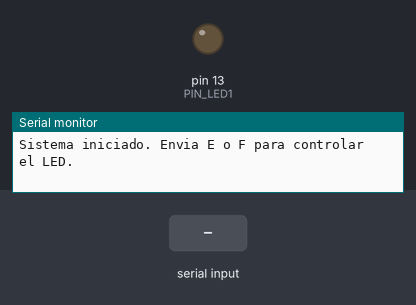
Bench run of a sketch on a simulated Arduino Uno, built with avr-gcc and run on an emulated ATmega328P. On the bench: output pins drawn as LEDs (lit = HIGH), the last lines printed to the serial monitor. The inputs (shaded band) are chosen by the test bench.

Above: at 1.2 s.
1.3 s: "E" received over Serial
At 1.9 s:
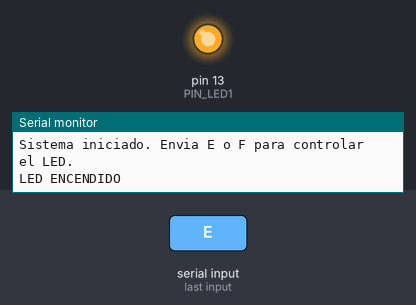
2.8 s: "F" received over Serial
At 4.2 s:
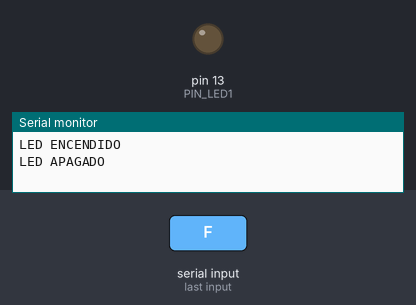
Timing chart, 0 to 5.8 s (numbered marks = the images above; inputs shaded):
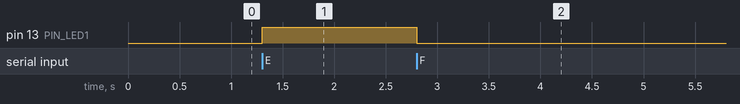

Measured:
- after the input at 1.3 s, pin 13 (PIN_LED1): LOW → HIGH at once
- after the input at 2.8 s, pin 13 (PIN_LED1): HIGH → LOW at once

The sketch:

Practica1.ino
```cpp
const int PIN_LED1 = 13;

void setup() {
  Serial.begin(9600);
  pinMode(PIN_LED1, OUTPUT);
  Serial.println("Sistema iniciado. Envia E o F para controlar el LED.");
}

void loop() {
  if (Serial.available() > 0) {
    char LeerCaracter = Serial.read();

    if (LeerCaracter == 'E') {
      digitalWrite(PIN_LED1, HIGH);
      Serial.println("LED ENCENDIDO");

    } else if (LeerCaracter == 'F') {
      digitalWrite(PIN_LED1, LOW);
      Serial.println("LED APAGADO");
    }
  }
}
```
